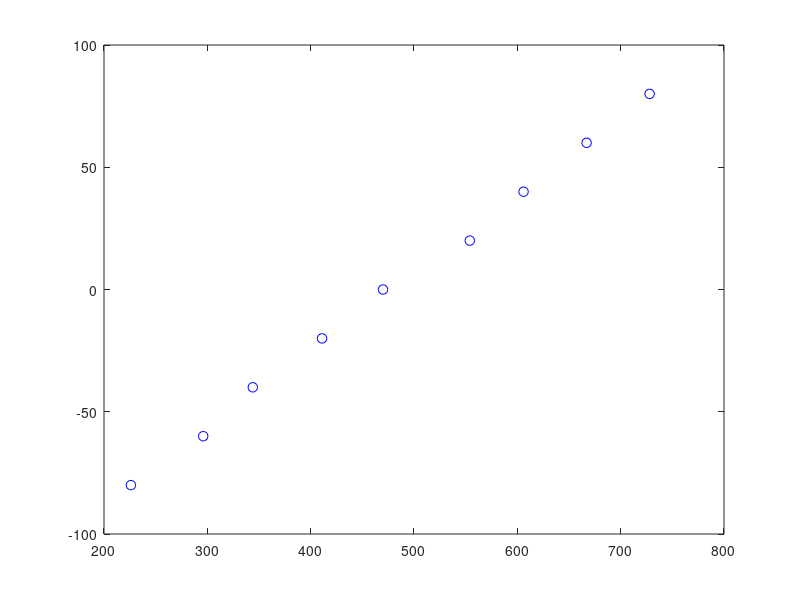

Write the MATLAB code that produced this figure. (Note: this script raises an error after producing the figure.)
c_angle = [-80, -60, -40, -20, 0, 20, 40, 60, 80];
c_voltage = [226, 296, 344, 411, 470, 554, 606, 667, 728];

a0 = .3163;
v0 = 470;
calibration = a0 * (c_voltage - 470);
h = plot(c_voltage, c_angle, 'bo', 'MarkerSize', 7)
set(h, 'DefaultAxesFontSize', 14)
xlabel('Voltage(mV)')
ylabel('Angle(degrees)')
title('Calibration Curve between Measured Voltages and Angles')
hold on;
plot(c_voltage, calibration, 'r-', 'LineWidth', 2)
hold off;
